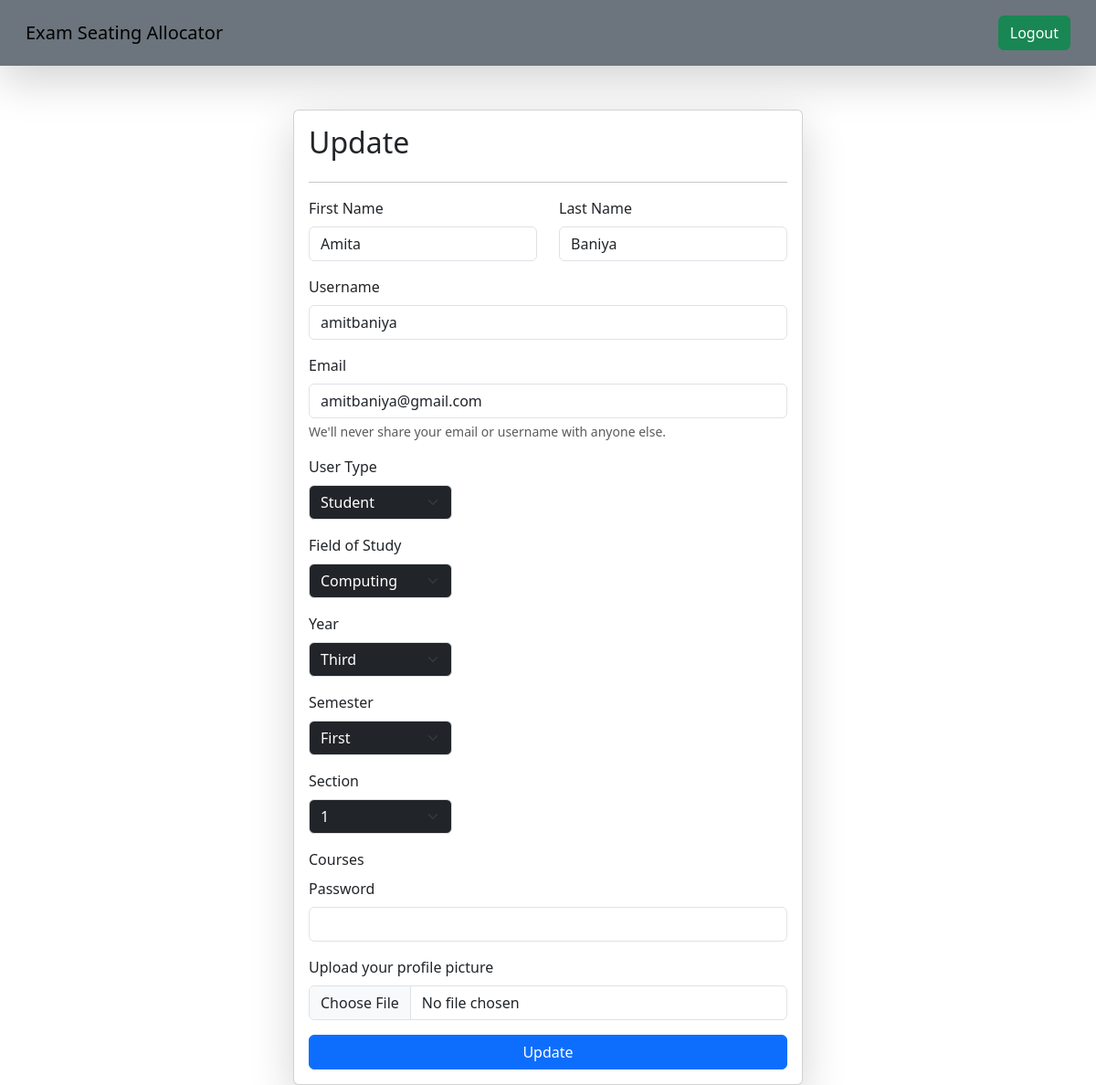
Before: /update_user/55 (signed in) with the older database file.
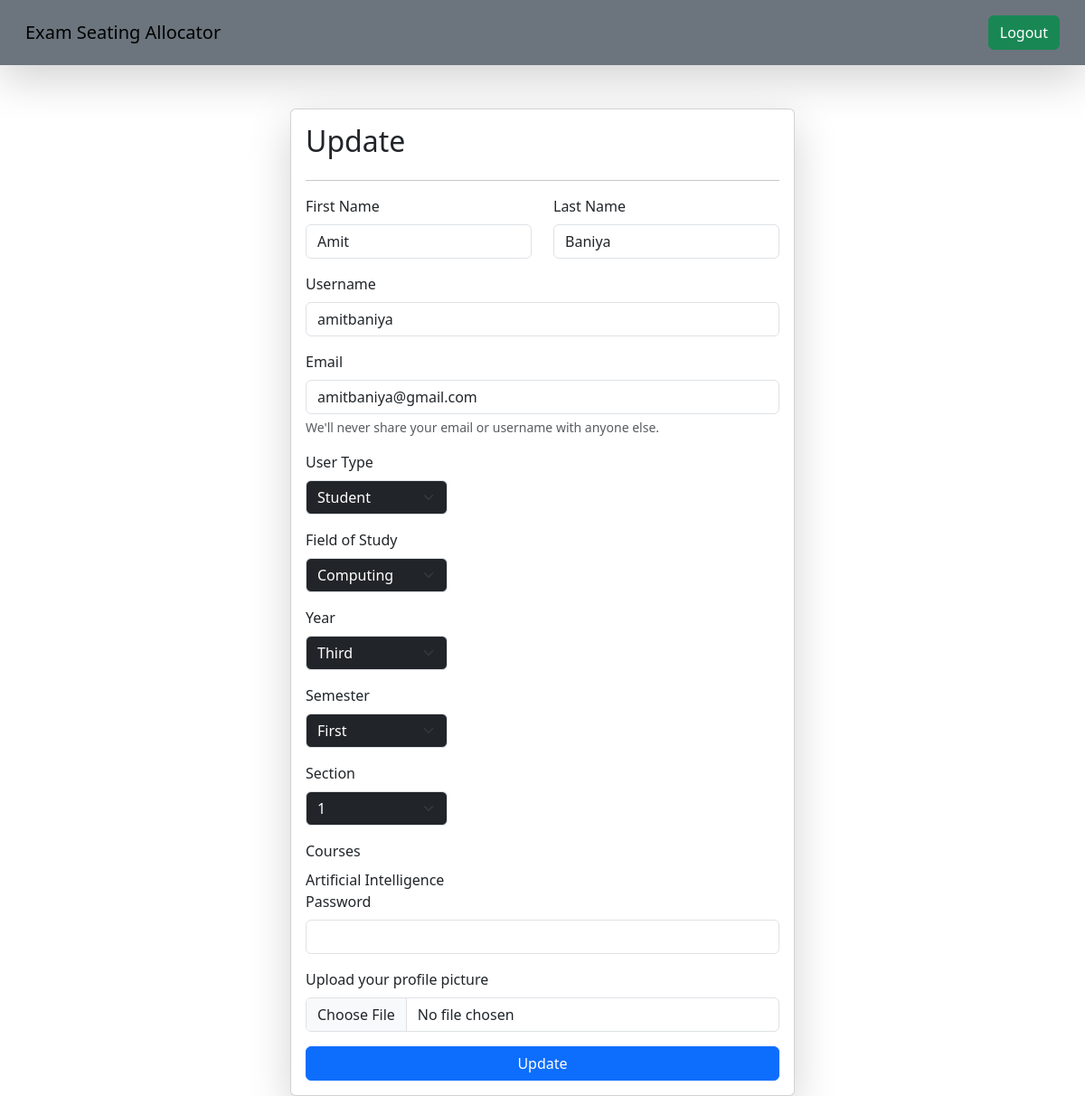
After: the same page with the newer database file.
### api/models.py (models this page shows)
class User(AbstractUser):
    user_type = models.CharField(max_length=20, choices=USER_TYPES)
    user_image = models.ImageField(
        upload_to="Users",
    )
    groups = models.ManyToManyField(Group, related_name="api_users")
    user_permissions = models.ManyToManyField(Permission, related_name="api_users")

class Course(models.Model):
    name = models.CharField(max_length=100)
    fieldofstudy = models.CharField(
        max_length=20, choices=FIELDOFSTUDY, default="computing"
    )
    year = models.CharField(max_length=20, choices=YEAR, default="first")
    semester = models.CharField(max_length=20, choices=SEMESTER, default="first")

### api/views.py (the view, shortened to what this page needs)
# urls.py: path("update_user/<id>", update_user, name="update_user"),
@login_required(login_url="login_page")
@user_passes_test(is_admin, login_url="login_page")
def update_user(request, id):
    userdetails = User.objects.get(id=id)
    allCourses = Course.objects.all()
    if userdetails.user_type == "student":
        studentdetails = Student.objects.get(user=userdetails)
        courses = studentdetails.courses.all()
        students = Student.objects.filter(
            fieldofstudy=studentdetails.fieldofstudy,
            year=studentdetails.year,
            semester=studentdetails.semester,
        )
        sections = students.values("section").distinct()
        sections = sections.exclude(section=studentdetails.section)
    else:
        studentdetails = None
        courses = None
        sections = None
    context = {
        "homeurl": "admin_home",
        "userdetails": userdetails,
        "studentdetails": studentdetails,
        "studentcourses": courses,
        "allCourses": allCourses,
        "sections": sections,
        "style": "updateuser",
        "jslink": "updateuser",
    }
    return render(request, "adminUpdataUsers.html", context)

### api/views.py (called while the page is built)
def is_admin(user):
    return user.groups.filter(name="RTEs").exists()

### api/templates/adminUpdataUsers.html (shortened to what the changed rows need)
{%extends "base.html"%} {%block start%}
<div class="container mt-5">
  <form
    class="col-6 mx-auto card p-3 shadow-lg"
    method="post"
    enctype="multipart/form-data"
  >
    <h2>Update</h2>
    <div class="row">
      <div class="col-md-6 mb-3">
        <label for="InputFirstName" class="form-label">First Name</label>
        <input
          type="text"
          class="form-control"
          id="InputFirstName"
          name="firstname"
          value="{{ userdetails.first_name }}"
        />
      </div>
      <div class="col-md-6 mb-3">
        <label for="InputLastName" class="form-label">Last Name</label>
        <input
          type="text"
          class="form-control"
          id="InputLastName"
          name="lastname"
          value="{{ userdetails.last_name }}"
        />
      </div>
    </div>
    <div class="mb-3">
      <label for="InputUsername" class="form-label">Username</label>
      <input
        type="text"
        class="form-control"
        id="InputUsername"
        name="username"
        value="{{ userdetails.username }}"
      />
    </div>
    <div class="mb-3">
      <label for="InputEmail" class="form-label">Email</label>
      <input
        type="email"
        class="form-control"
        id="InputEmail"
        name="email"
        value="{{ userdetails.email }}"
      />
      <div id="emailHelp" class="form-text">
        We'll never share your email or username with anyone else.
      </div>
    </div>
    <div class="row">
      <div class="col-" style="display: block">
        <label for="userType" class="form-label">User Type</label>
        <select
          name="user_type"
          id="userType"
          class="form-select bg-dark text-white mb-3"
          aria-label="Student"
          style="width: 30%"
        >
          <option selected value="{{userdetails.user_type}}">
            {{userdetails.user_type| capfirst}}
          </option>
        </select>
      </div>
      {%if studentdetails is not None%}
      <div class="col- student-options">
        <div class="col-">
          <label for="fieldofstudy" class="form-label">Field of Study</label>
          <select
            name="fieldofstudy"
            id="fieldofstudy"
            class="form-select bg-dark text-white mb-3"
            aria-label="Student"
            style="width: 30%"
          >
          </select>
        </div>
        <div class="col-">
          <label for="year" class="form-label">Year</label>
          <select
            name="year"
            id="year"
            class="form-select bg-dark text-white mb-3"
            aria-label="Student"
            style="width: 30%"
          >
          </select>
        </div>
        <div class="col">
          <label for="semester" class="form-label">Semester</label>
          <select
            name="semester"
            id="semester"
            class="form-select bg-dark text-white mb-3"
            aria-label="Student"
            style="width: 30%"
          >
          </select>
        </div>
        <div class="col section-options">
          <label for="section" class="form-label">Section</label>
          <select
            name="section"
            id="section"
            class="form-select bg-dark text-white mb-3"
            aria-label="Student"
            style="width: 30%"
          >
          </select>
        </div>
        <label for="studentCourses" class="form-label">Courses</label>
        <div class="checkbox-group">
          {% for eachcourse in studentcourses %}
          {{ eachcourse.name }} <br />
          {% endfor %}
        </div>
      </div>
      {% endif %}
    </div>
  </form>
</div>
{%endblock%}

Changed rows visible on the page:
changed User "Baniya": firstname "Amita" → "Amit"
now on this page (row unchanged): Course: name "Artificial Intelligence"
